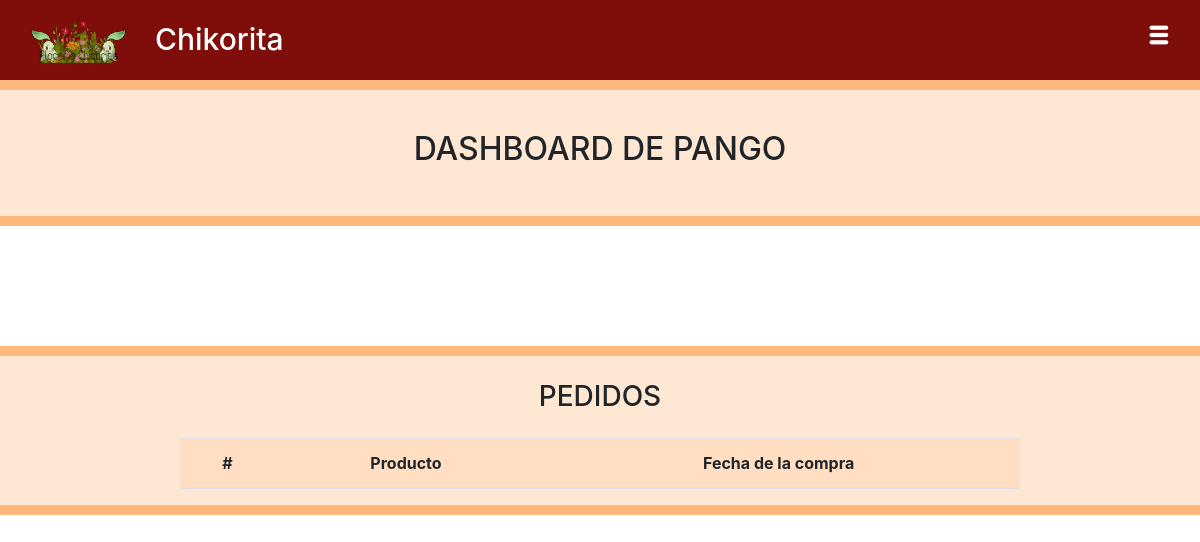
Before: /dashboard/ (signed in) with the older database file.
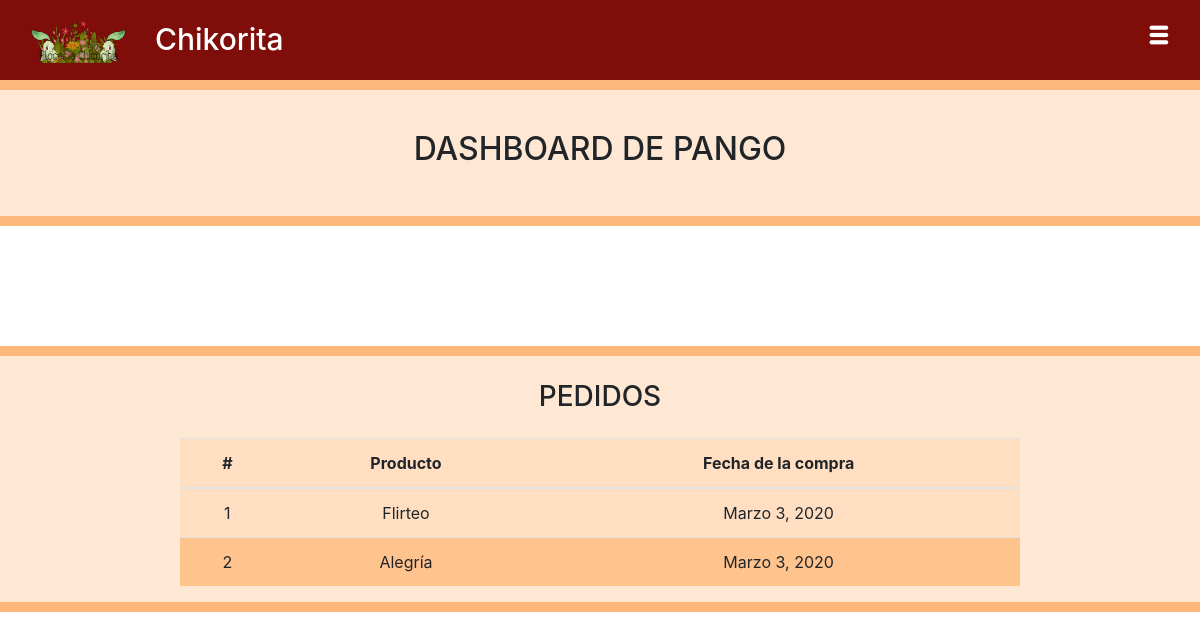
After: the same page with the newer database file.
### users/models.py (models this page shows, shortened)
class Compra(models.Model):
	user = models.ForeignKey(User,on_delete=models.CASCADE,blank=False, null=False)
	producto = models.ForeignKey(Inventario,on_delete=models.CASCADE,blank=False, null=False)
	fecha = models.DateField(default=datetime.now)

class Inventario(models.Model):
	nombre = models.CharField(max_length=250,blank=False, null=False)
	descripcion = models.CharField(max_length=250,blank=False, null=False)
	stock = models.IntegerField(blank=False, null=False)
	precio = models.IntegerField(blank=False, null=False)
	def __str__(self):
		return self.nombre

### users/views.py (the view)
# urls.py: path('dashboard/',dashboard,name="dashboard"),
@login_required(login_url='login')
def dashboard(request):
	if request.user.is_authenticated:
		pedidos = Compra.objects.filter(user=request.user).order_by('fecha')
		return render(request,"users/dashboard.html",{'compras':pedidos})
	return redirect('/login')

### templates/users/dashboard.html (shortened to what this page needs)
{%extends "base.html"%}
{% load static %}
{%block contenido-head%}
<link rel="stylesheet" href="{% static "css/users/dashboard.css" %}">
{%endblock%}
{%block contenido-body%}
	<div class="main">
		<div class="cabecera contenedor">
			<h2>DASHBOARD DE {{user.username}}</h2>
		</div>
		<section class="contenedor">
			<h3>PEDIDOS</h3>
			<table class="table">
		      <thead>
		        <tr>
		          <th>#</th>
		          <th>Producto</th>
		          <th>Fecha de la compra</th>
		        </tr>
		      </thead>
		      <tbody>
		      	{% for compra in compras %}
		        <tr class="tablarows">
		          <td>{{compra.id}}</td>
		          <td>{{compra.producto}}</td>
		          <td>{{compra.fecha}}</td>
		        </tr>
		        {% endfor %}
		      </tbody>
		    </table>
			</div>
{% endblock %}

### templates/base.html (shortened to what this page needs)
<!DOCTYPE html>
{% load static %}
<html lang="es">
<head>
	<link rel="stylesheet" href="https://stackpath.bootstrapcdn.com/bootstrap/4.3.1/css/bootstrap.min.css">
	<link rel="stylesheet" href="{% static "css/standar.css" %}">
	<link rel="stylesheet" href="{% static "css/welcome/welcome.css" %}">
	<link rel="stylesheet" href="{% static "css/fontello.css" %}">
	<link rel="stylesheet" href="{% static "css/welcome/banner.css" %}">
	{%block contenido-head%}
	{%endblock%}
</head>
<body>
	<header>
		<div class="container">
			<h1><a href="{% url 'welcome' %}"><img src="{% static "img/LogoChicorita.png" %}" alt="LogoChicorita"></a> Chikorita</h1>
			<label class="icon-menu" for="menu-bar"></label>
		</div>
	</header>
	{%block contenido-body%}
    {%endblock%}
</body>
</html>

### static/css/standar.css (style rules this page uses)
* { margin: 0; padding: 0; box-sizing: border-box; }
body { background: #C33C54; }
header { width: 100%; height: 80px; background: #7F0E0B; color: #fff; position: fixed; top: 0; left: 0; z-index: 100; }
.container { width: 98%; margin: auto; max-width: inherit!IMPORTANT; }
.container img { margin-right: 20px; }
h1 { float: left; }
section { width: 100%; margin-bottom: 50px; }

### static/css/welcome/welcome.css (style rules this page uses)
header label { float: right; font-size: 20px; margin: 20px 0; cursor: pointer; }
header .container { display: table; }
body { background: #fff; }
header h1 { font-size: 30px; margin-top: 20px; }

### static/css/users/dashboard.css (style rules this page uses)
.main { margin-top: 80px; }
.contenedor { border-style: solid none solid none; border-width: 10px; border-color: rgba(255,138,38,0.5); width: 100%; background-color: rgba(255,138,38,0.2); margin-bottom: 5%; }
.cabecera { font-size: 25px; text-align: center; text-transform: uppercase; padding: 40px; margin-bottom: 10%; }
.contenedor h3 { text-align: center; padding-top: 2%; margin-bottom: 2%; }
.contenedor table { text-align: center; width: 70%; margin-left: 15%; }
.tablarows:nth-child(even) { background: rgba(255,138,38,0.4); }
.contenedor table tr:nth-child(odd) { background: rgba(255,138,38,0.1); }

Changed rows visible on the page:
added Compra: id "1", producto "Flirteo", fecha "Marzo 3, 2020"
added Compra: id "2", producto "Alegría", fecha "Marzo 3, 2020"
